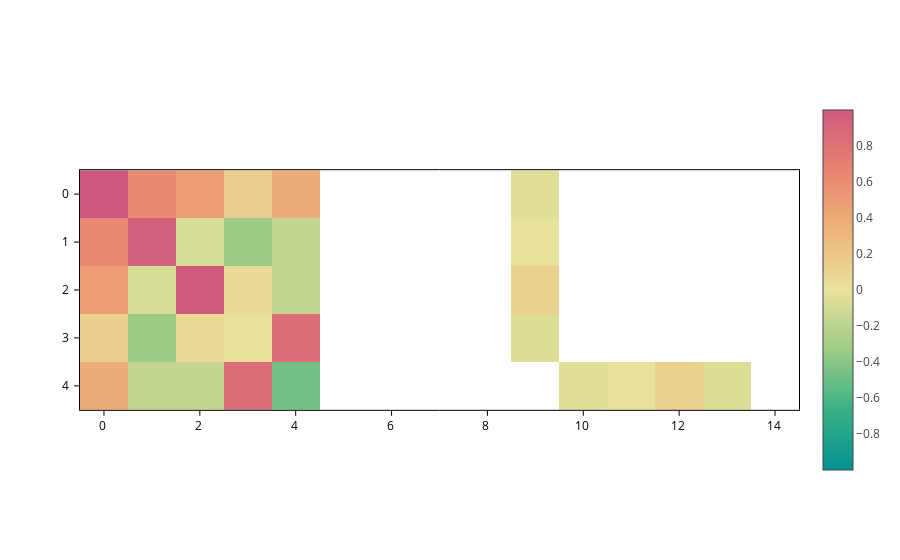

Notebook code for this chart:
### Markdown cell above
If you want the text to go away, set the `text` input to `None`:

### Code cell
plot.update_inputs(text=None)

### Figure 1 — Plotly figure (JSON) as saved in the notebook; plotly's stock layout.template omitted (floating-point values rounded to 4 significant figures)
{"data": [{"coloraxis": "coloraxis", "meta": {}, "opacity": 1, "textfont": {"color": "blue", "family": "times", "size": 15}, "type": "heatmap", "z": [[0.9994, 0.6289, 0.4916, 0.1413, 0.3844, NaN, NaN, NaN, NaN, -0.04157, NaN, NaN, NaN, NaN, NaN], [0.6289, 0.9436, -0.07953, -0.3284, -0.159, NaN, NaN, NaN, NaN, -0.01308, NaN, NaN, NaN, NaN, NaN], [0.4916, -0.07953, 0.9833, 0.04499, -0.1698, NaN, NaN, NaN, NaN, 0.1319, NaN, NaN, NaN, NaN, NaN], [0.1413, -0.3284, 0.04499, -0.007706, 0.8443, NaN, NaN, NaN, NaN, -0.05697, NaN, NaN, NaN, NaN, NaN], [0.3844, -0.159, -0.1698, 0.8443, -0.4746, NaN, NaN, NaN, NaN, NaN, -0.04157, -0.01308, 0.1319, -0.05697, NaN]], "zsmooth": false}], "layout": {"coloraxis": {"cmid": 0, "colorscale": [[0.0, "rgb(0, 147, 146)"], [0.1667, "rgb(57, 177, 133)"], [0.3333, "rgb(156, 203, 134)"], [0.5, "rgb(233, 226, 156)"], [0.6667, "rgb(238, 180, 121)"], [0.8333, "rgb(232, 132, 113)"], [1.0, "rgb(207, 89, 126)"]], "showscale": true}, "scene": {"aspectmode": "data", "xaxis": {"range": [-0.5, 14.5]}, "yaxis": {"range": [4.5, -0.5]}}, "xaxis": {"constrain": "domain", "range": [-0.5, 14.5], "scaleanchor": "y", "scaleratio": 1}, "yaxis": {"constrain": "domain", "range": [4.5, -0.5]}}}
